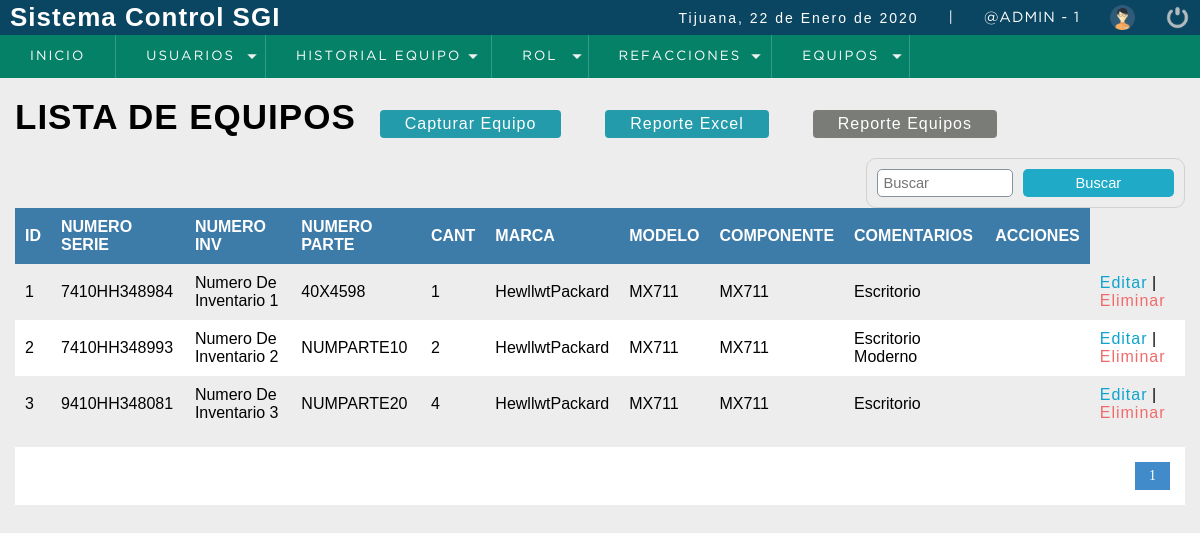
/sistema/listar_equipo.php (signed in), run on the app's committed database.
### tables this page shows
CREATE TABLE t_Equipo
(
  id_epo INTEGER UNSIGNED PRIMARY KEY AUTO_INCREMENT,
  num_serie VARCHAR(45) UNIQUE NOT NULL,
  num_inv VARCHAR(45) NULL,
  num_parte VARCHAR(45) NULL,
  existencia INTEGER UNSIGNED NOT NULL,
  id_tipo_componente INT UNSIGNED NOT NULL,
  id_marca INTEGER UNSIGNED NOT NULL,
  id_modelo INTEGER UNSIGNED NOT NULL,
  comentarios TEXT NULL,
   
   
  FOREIGN KEY(id_tipo_componente) REFERENCES t_Tipo_Componente(id_tipo_componente)
    ON DELETE RESTRICT ON UPDATE CASCADE,
  FOREIGN KEY(id_marca) REFERENCES t_Marca(id_marca)
    ON DELETE RESTRICT ON UPDATE CASCADE,
  FOREIGN KEY(id_modelo) REFERENCES t_Modelo(id_modelo)
    ON DELETE RESTRICT ON UPDATE CASCADE
       

 

);

CREATE TABLE t_Marca
(
  id_marca INTEGER UNSIGNED PRIMARY KEY AUTO_INCREMENT,
  descripcion VARCHAR(80) NOT NULL
);

CREATE TABLE t_Modelo
(
  id_modelo INTEGER UNSIGNED PRIMARY KEY AUTO_INCREMENT,
  descripcion VARCHAR(80) NOT NULL
);

CREATE TABLE t_Tipo_Componente
(
  id_tipo_componente INTEGER UNSIGNED PRIMARY KEY AUTO_INCREMENT,
  descripcion VARCHAR(45) NOT NULL
);

### conexion.php (called while the page is built, shortened)
<?php
  class Conexion
  {
    private static $host = 'localhost';
    private static $user = 'servicios';
    private static $password = 'pcnay2003';
    private static $db_name = 'ordenservicios';
    private static $db_charset = 'uft8';
    public $conexion;
    public $query;
    public $rows = array();
    public function db_open()
    {
      $this->conexion = new mysqli(self::$host,
      self::$user,
      self::$password,
      self::$db_name);
      $this->conexion->set_charset(self::$db_charset);
    }
    public function get_query()
    {
      $result = $this->conexion->query($this->query);
      while ($this->rows[] = $result->fetch_assoc() );
      array_pop($this->rows);
      $datos2 = array();
      if (!empty($this->rows))
      {
        foreach ($this->rows as $nombreCampo => $contenidoCampo)
        {
          array_push($datos2,$contenidoCampo);
        }
      }
      return $datos2;
    }
  }
?>

### sistema/listar_equipo.php (the view, shortened to what this page needs)
<?php
  include "../conexion.php"
?>
<!DOCTYPE html>
<html lang="en">
<head>
	<?php include "include/scripts.php"; ?>
</head>
<body>
	<?php include "include/header.php" ?>
	<section id="container">
		<h1>LISTA DE EQUIPOS</h1>
    <a href="registrar_equipo.php" class="btn_new">Capturar Equipo</a>
    <a href="rep_excel_equipo.php" class="btn_new">Reporte Excel</a>
    <a href="reporte_equipo.php" target="_blank" class="btn_reporte">Reporte Equipos</a>
    <form action="buscar_equipo.php" method="get" class="form_search">
      <input type="text" name ="busqueda" id = "busqueda" placeholder = "Buscar" >
      <input type="submit" value="Buscar" class = "btn_search">
    </form>
    <table>
      <tr>
        <th>ID</th>
        <th>NUMERO SERIE</th>
        <th>NUMERO INV</th>
        <th>NUMERO PARTE</th>
        <th>CANT</th>
        <th>MARCA</th>
        <th>MODELO</th>
				<th>COMPONENTE</th>
        <th>COMENTARIOS</th>
        <th>ACCIONES</th>
      </tr>
      <?php
        $conectar = new Conexion();
        $conectar->query = "SELECT COUNT(*) AS total_registro FROM t_Equipo";
        $datos = $conectar->get_query();
        $total_registro = $datos[0]['total_registro'];
        $por_pagina = 15;
        if (empty ($_GET['pagina']))
        {
          $pagina = 1;
        }
        else
        {
          $pagina = $_GET['pagina'];
        }
        $desde = ($pagina-1)*$por_pagina;
        $total_paginas = ceil($total_registro/$por_pagina);
          $consulta = new Conexion();
          $consulta->query = "SELECT e.id_epo,e.num_serie,e.num_inv,e.num_parte,e.existencia,e.id_marca,e.id_modelo,
					marca.descripcion AS mar_descripcion,modelo.descripcion AS mod_descripcion,tc.descripcion AS tc_descripcion,e.comentarios FROM t_Equipo e
					INNER JOIN t_Marca AS marca ON e.id_marca = marca.id_marca
					INNER JOIN t_Modelo AS modelo ON e.id_modelo = modelo.id_modelo
					INNER JOIN t_Tipo_Componente AS tc ON e.id_tipo_componente = tc.id_tipo_componente
					ORDER BY e.num_serie ASC LIMIT $desde,$por_pagina";
          $datos2 = $consulta->get_query();
          for ($n=0;$n<count($datos2);$n++)
          {
       ?>
            <tr>
              <td><?php echo $datos2[$n]['id_epo']; ?></td>
              <td><?php echo $datos2[$n]['num_serie']; ?></td>
              <td><?php echo $datos2[$n]['num_inv']; ?></td>
              <td><?php echo $datos2[$n]['num_parte']; ?></td>
              <td><?php echo $datos2[$n]['existencia']; ?></td>
              <td><?php echo $datos2[$n]['mar_descripcion']; ?></td>
              <td><?php echo $datos2[$n]['mod_descripcion']; ?></td>
							<td><?php echo $datos2[$n]['mod_descripcion']; ?></td>
              <td><?php echo $datos2[$n]['tc_descripcion']; ?></td>
							<td><?php echo $datos2[$n]['comentarios']; ?></td>
              <td>
                <a class="link_edit" href="editar_equipo.php?id=<?php echo $datos2[$n]['id_epo']; ?>">Editar</a>
                |
                <a class="link_delete" href="eliminar_equipo.php?id=<?php echo $datos2[$n]['id_epo']; ?>">Eliminar</a>
              </td>
            </tr>
      <?php
          }
      ?>
    </table>
    <div class="paginador">
      <ul>
        <?php
          for ($i=1;$i<=$total_paginas;$i++)
          {
            if ($i == $pagina)
            {
              echo '<li class="pageSelected">'.$i.'</li>';
            }
            else
            {
              echo '<li><a href="?pagina='.$i.'">'.$i.'</a></li>';
            }
          }
        ?>
      </ul>
    </div>
	</section>
</body>
</html>

### sistema/css/style.css (style rules this page uses)
* { margin: 0; padding: 0; box-sizing: border-box; }
body { background: #ededed; }
h1, h2, h3, h4, h5, h6 { font-family: 'arial'; font-weight: bold; letter-spacing: 1px; }
h1 { font-size: 26px; }
a { text-decoration: none; font-family: arial; letter-spacing: 1px; }
#container { padding: 90px 15px 15px; }
form { background:#FFF; margin:auto; padding:20px 50px; border:1px solid #d1d1d1; }
input, select { display:block; width:100%; font-size:11pt; padding:5px; border:1px solid #85929e; border-radius:5px; }
#container h1 { font-size:35px; display:inline-block; }
.btn_new { display:inline-block; background:#239baa; color:#FFF; padding:5px 25px; border-radius:4px; margin:20px; }
.btn_reporte { display:inline-block; background:#7a7c78; color:#FFF; padding:5px 25px; border-radius:4px; margin:20px; }
table { border-collapse:collapse; font-size:12pt; font-family:'Arial'; width:100%; }
table th { text-align:left; padding:10px; background:#3d7ba8; color:#FFF; }
table tr:nth-child(odd) { background:#FFF; }
table td { padding:10px; }
.link_edit { color:#0ca4ce; }
.link_delete { color:#f26b6b; }
.paginador ul { padding:15px; list-style:none; background:#fff; margin-top:15px; display: -webkit-flex; display: -moz-flex; display: -ms-flex; display: -o-flex; display: flex; justify-content:flex-end; }
.paginador a, .pageSelected { color:#428bca; border:1px solid #ddd; padding:5px; display:inline-block; font-size:14px; text-align:center; width:35px; }
.pageSelected { color:#FFF; background:#428bca; border:1px solid #428bca; }
.form_search { display: -webkit-flex; display: -moz-flex; display: -ms-flex; display: -o-flex; display: flex; float:right; background:initial; padding:10px; border-radius:10px; }
.form_search .btn_search { background:#1faac8; color:#fff; padding:0 20px; border:0; cursor:pointer; margin-left:10px; }

### data on the page
t_equipo: id_epo "1", num_serie "7410HH348984", num_inv "Numero De Inventario 1", num_parte "40X4598", existencia "1", id_marca.descripcion "HewllwtPackard", id_modelo.descripcion "MX711", id_tipo_componente.descripcion "Escritorio"
t_equipo: id_epo "2", num_serie "7410HH348993", num_inv "Numero De Inventario 2", num_parte "NUMPARTE10", existencia "2", id_marca.descripcion "HewllwtPackard", id_modelo.descripcion "MX711", id_tipo_componente.descripcion "Escritorio Moderno"
t_equipo: id_epo "3", num_serie "9410HH348081", num_inv "Numero De Inventario 3", num_parte "NUMPARTE20", existencia "4", id_marca.descripcion "HewllwtPackard", id_modelo.descripcion "MX711", id_tipo_componente.descripcion "Escritorio"

### other printed values
fechaC() "22 de Enero de 2020"
$_SESSION['usuario'] "@ADMIN"
$_SESSION['id_rol'] "1"
